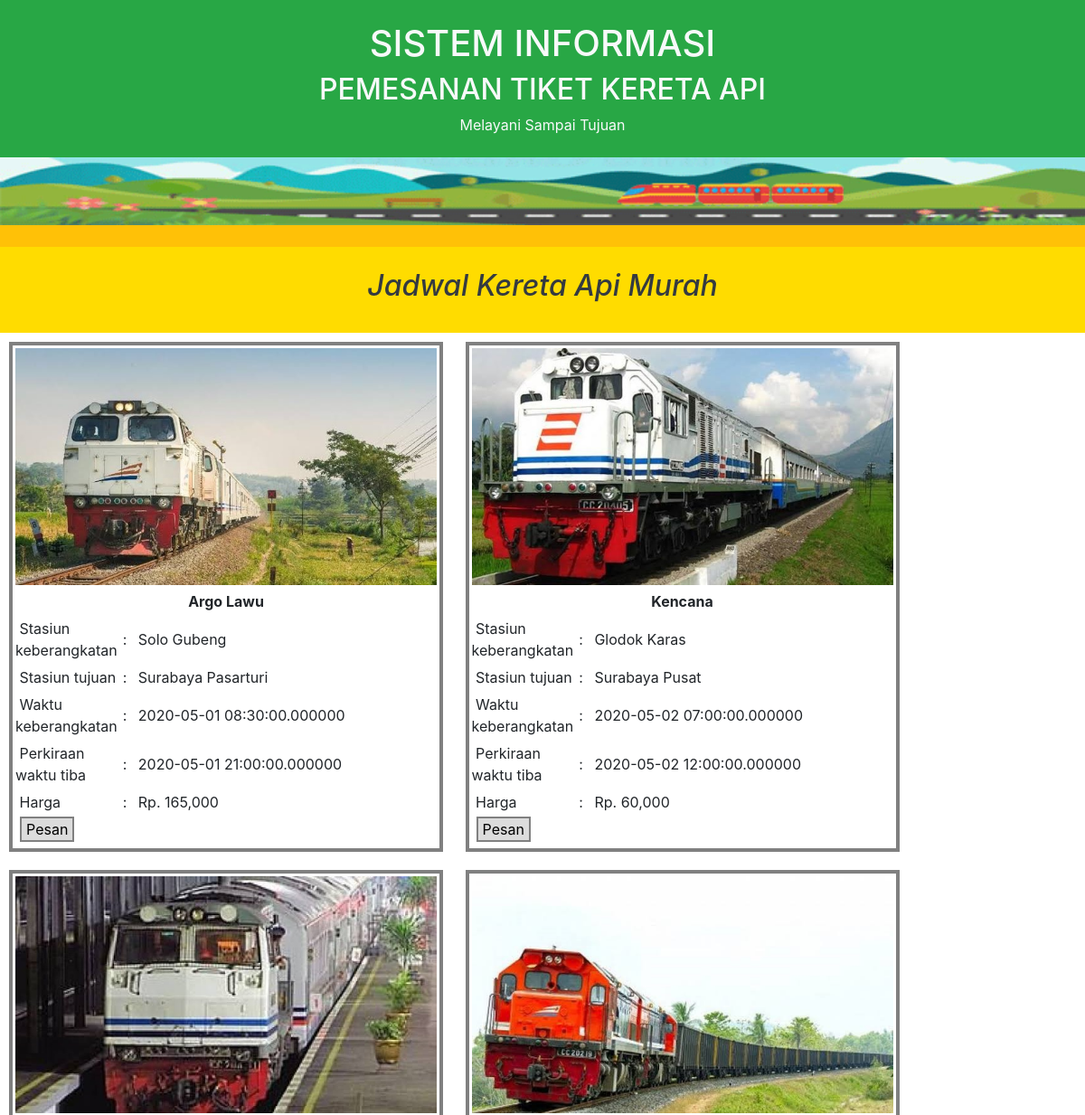
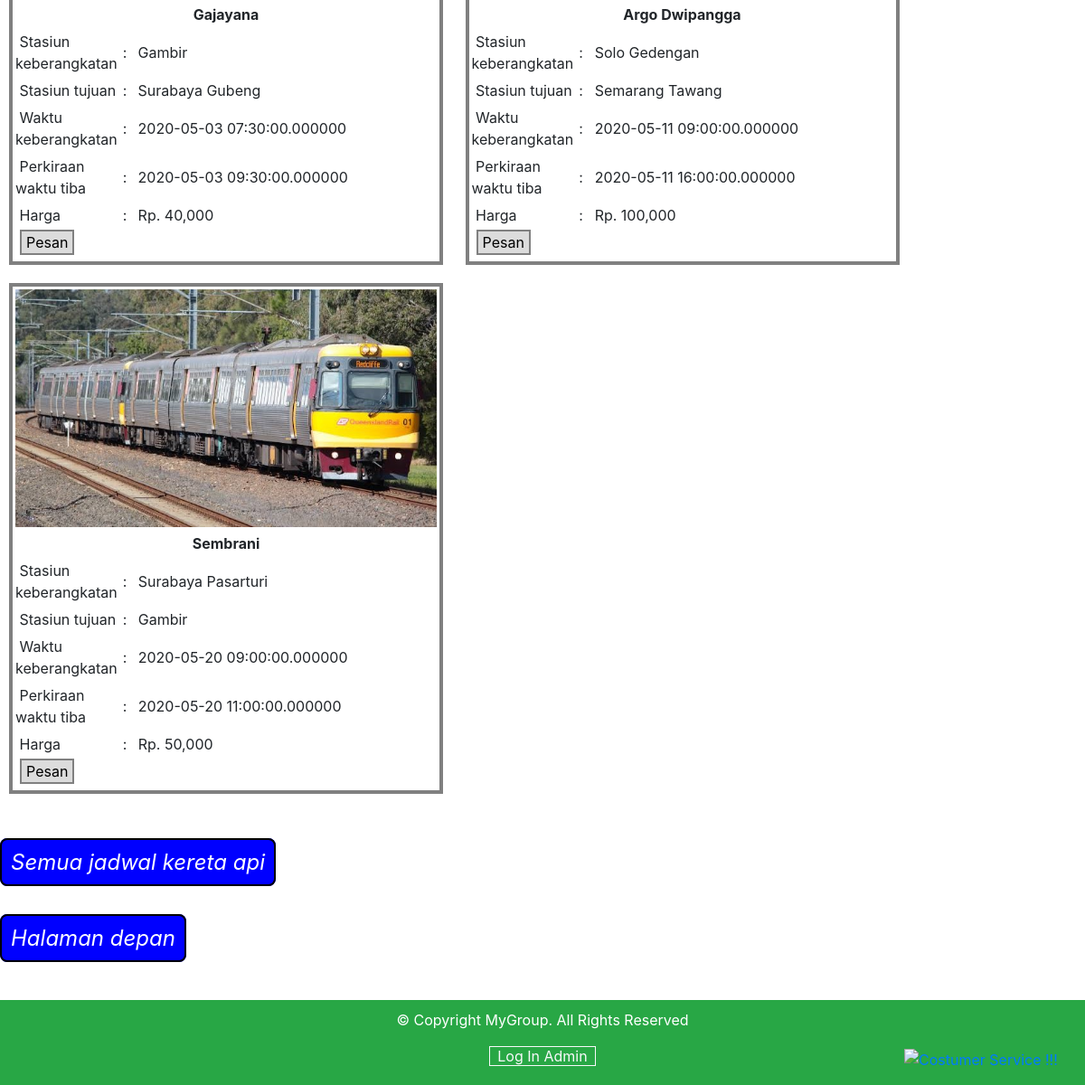
/KAItermurah.php, run on the app's committed database (2 pictures, top to bottom).
### tables this page shows
CREATE TABLE `kereta` (
  `id_KA` int(10) NOT NULL,
  `nama_KA` varchar(100) NOT NULL,
  `stasiun_keberangkatan` varchar(30) NOT NULL,
  `waktu_keberangkatan` datetime(6) NOT NULL,
  `stasiun_kedatangan` varchar(30) NOT NULL,
  `waktu_kedatangan` datetime(6) NOT NULL,
  `harga` int(20) NOT NULL,
  `kapasitas_kursi` int(10) NOT NULL,
  `gambarKereta` text NOT NULL
);

### KAItermurah.php (the view, shortened to what this page needs)
<!DOCTYPE html>
<html>
<head>
    <link rel="stylesheet" href="bootstrap-4.4.1-dist/css/bootstrap.min.css">
</head>
<body>
	<header style="text-align: center;" class="bg-success text-light" >
		<br>
		<h1>SISTEM INFORMASI</h1></td>
		<h2>PEMESANAN TIKET KERETA API</h2>
		<span>Melayani Sampai Tujuan </span>
		<br>
		<br>
	</header>
	<div><img src="img/gif-kereta.gif" width="100%" ></div>
	<div class="bg-warning"><br></div>
	<div class="text-center text-dark" style="background-color:#ffdc00;">
	<br>
	<h2><i>Jadwal Kereta Api Murah</i></h2>
	<br>
	</div>
	<section>
	<?php
		include 'connect.php';
		$getKereta = $connection->query("SELECT * FROM kereta WHERE harga < 200000");
		while ($fetchKereta = $getKereta->fetch_assoc()) {
			?>
				<table cellspacing="0" cellpadding="3" style="display:inline-table;width: 300px; width: 40%; border: 4px solid grey; margin: 10px; padding: 5px">
					<tr>
						<td colspan="3"><img style="width: 100%" src="<?=$fetchKereta['gambarKereta']?>"></td>
					</tr>
					<tr>
						<td colspan="3"><center><strong><?=$fetchKereta["nama_KA"]?></strong></center></td>
					</tr>
					<tr>
						<td>&nbsp;Stasiun keberangkatan</td>
						<td>:</td>
						<td><?=$fetchKereta["stasiun_keberangkatan"]?></td>
					</tr>
					<tr>
						<td>&nbsp;Stasiun tujuan</td>
						<td>:</td>
						<td><?=$fetchKereta["stasiun_kedatangan"]?></td>
					</tr>
					<tr>
						<td width="4">&nbsp;Waktu keberangkatan</td>
						<td>:</td>
						<td><?=$fetchKereta["waktu_keberangkatan"]?></td>
					</tr>
					<tr>
						<td width="4">&nbsp;Perkiraan waktu tiba</td>
						<td>:</td>
						<td><?=$fetchKereta["waktu_kedatangan"]?></td>
					</tr>
					<tr>
						<td>&nbsp;Harga</td>
						<td>:</td>
						<td>Rp. <?=number_format($fetchKereta["harga"])?></td>
					</tr>
					<tr>
						<td class="link" style="margin-left: 0px"><a href="pesan_tiket.php?id_kereta_pemesanan=<?=$fetchKereta['id_KA']?>">Pesan</a></td>
						<td></td>
						<td></td>
					</tr>
					<tr>
					<td></td>
					<td></td>
					<td></td>
					</tr>
				</table>
			<?php
		}
	?>
	</section>
			<br><br>
	<section>
		<a style="text-decoration: none; padding: 10px; color: white; background-color: blue; font-style: bold; font-size: 24px; border-radius: 8px; border: 2px solid black" href="semuaJadwalKAI.php"><i>Semua jadwal kereta api</i></a><br><br><br>
		<a style="text-decoration: none; padding: 10px; color: white; background-color: blue; font-style: bold; font-size: 24px; border-radius: 8px; border: 2px solid black" href="index.php"><i>Halaman depan</i></a><br>
	</section>
	<p style="position: fixed; bottom: 0; right: 0; width: 200px;"><a href="mailto:cs@KAI.com"> <img src="img/cs.png" alt="Costumer Service !!!" style =" width: 35%; height: 35%;"> </a></p>
	<footer style="bottom: 0px; left: 0px; right: 0px; top: auto; padding-top: 10px;padding-bottom: 20px; margin-top: 50px" class="bg-success">
		<center>
			<p style="color: white; text-decoration: none;">© Copyright MyGroup. All Rights Reserved</p>
			<a style="color: white; text-decoration: none;" class="border border-light bg-success text-light" href="admin.php">&ensp;Log In Admin&ensp;</a>
		</center>
	</footer>
</body>
</html>

### KAItermurah.php (style rules this page uses)
.link a { background-color: #dcdcdc; text-decoration: none; padding-left: 5px; padding-right: 5px; padding-top: 2px; padding-bottom: 2px; color: black; border: 2px solid grey; margin: 5px; }

### data on the page
kereta: gambarKereta (picture), nama_KA "Argo Lawu", stasiun_keberangkatan "Solo Gubeng", stasiun_kedatangan "Surabaya Pasarturi", waktu_keberangkatan "2020-05-01 08:30:00.000000", waktu_kedatangan "2020-05-01 21:00:00.000000", harga "165,000"
kereta: gambarKereta (picture), nama_KA "Kencana", stasiun_keberangkatan "Glodok Karas", stasiun_kedatangan "Surabaya Pusat", waktu_keberangkatan "2020-05-02 07:00:00.000000", waktu_kedatangan "2020-05-02 12:00:00.000000", harga "60,000"
kereta: gambarKereta (picture), nama_KA "Gajayana", stasiun_keberangkatan "Gambir", stasiun_kedatangan "Surabaya Gubeng", waktu_keberangkatan "2020-05-03 07:30:00.000000", waktu_kedatangan "2020-05-03 09:30:00.000000", harga "40,000"
kereta: gambarKereta (picture), nama_KA "Argo Dwipangga", stasiun_keberangkatan "Solo Gedengan", stasiun_kedatangan "Semarang Tawang", waktu_keberangkatan "2020-05-11 09:00:00.000000", waktu_kedatangan "2020-05-11 16:00:00.000000", harga "100,000"
kereta: gambarKereta (picture), nama_KA "Sembrani", stasiun_keberangkatan "Surabaya Pasarturi", stasiun_kedatangan "Gambir", waktu_keberangkatan "2020-05-20 09:00:00.000000", waktu_kedatangan "2020-05-20 11:00:00.000000", harga "50,000"
